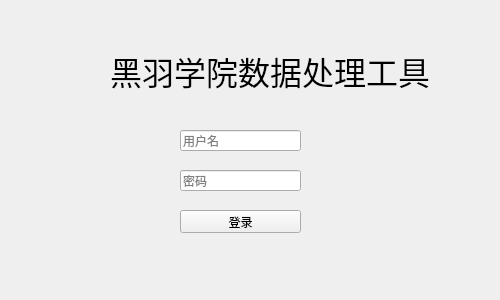
<?xml version="1.0" encoding="UTF-8"?>
<ui version="4.0">
 <class>Form</class>
 <widget class="QWidget" name="Form">
  <property name="geometry">
   <rect>
    <x>0</x>
    <y>0</y>
    <width>500</width>
    <height>300</height>
   </rect>
  </property>
  <property name="sizePolicy">
   <sizepolicy hsizetype="Fixed" vsizetype="Fixed">
    <horstretch>0</horstretch>
    <verstretch>0</verstretch>
   </sizepolicy>
  </property>
  <property name="minimumSize">
   <size>
    <width>500</width>
    <height>300</height>
   </size>
  </property>
  <property name="maximumSize">
   <size>
    <width>500</width>
    <height>300</height>
   </size>
  </property>
  <property name="windowTitle">
   <string>登录</string>
  </property>
  <property name="windowIcon">
   <iconset>
    <normaloff>images/logo.jpg</normaloff>images/logo.jpg</iconset>
  </property>
  <widget class="QLabel" name="label">
   <property name="geometry">
    <rect>
     <x>40</x>
     <y>50</y>
     <width>54</width>
     <height>41</height>
    </rect>
   </property>
   <property name="text">
    <string/>
   </property>
   <property name="pixmap">
    <pixmap>images/analytics-small.png</pixmap>
   </property>
  </widget>
  <widget class="QLabel" name="label_2">
   <property name="geometry">
    <rect>
     <x>110</x>
     <y>50</y>
     <width>331</width>
     <height>41</height>
    </rect>
   </property>
   <property name="font">
    <font>
     <family>Yu Gothic UI Semilight</family>
     <pointsize>24</pointsize>
    </font>
   </property>
   <property name="text">
    <string>黑羽学院数据处理工具</string>
   </property>
  </widget>
  <widget class="QLineEdit" name="edt_username">
   <property name="geometry">
    <rect>
     <x>180</x>
     <y>130</y>
     <width>121</width>
     <height>21</height>
    </rect>
   </property>
   <property name="placeholderText">
    <string>用户名</string>
   </property>
  </widget>
  <widget class="QLineEdit" name="edt_password">
   <property name="geometry">
    <rect>
     <x>180</x>
     <y>170</y>
     <width>121</width>
     <height>21</height>
    </rect>
   </property>
   <property name="echoMode">
    <enum>QLineEdit::Password</enum>
   </property>
   <property name="placeholderText">
    <string>密码</string>
   </property>
  </widget>
  <widget class="QPushButton" name="btn_login">
   <property name="geometry">
    <rect>
     <x>180</x>
     <y>210</y>
     <width>121</width>
     <height>23</height>
    </rect>
   </property>
   <property name="text">
    <string>登录</string>
   </property>
  </widget>
 </widget>
 <resources/>
 <connections/>
</ui>
